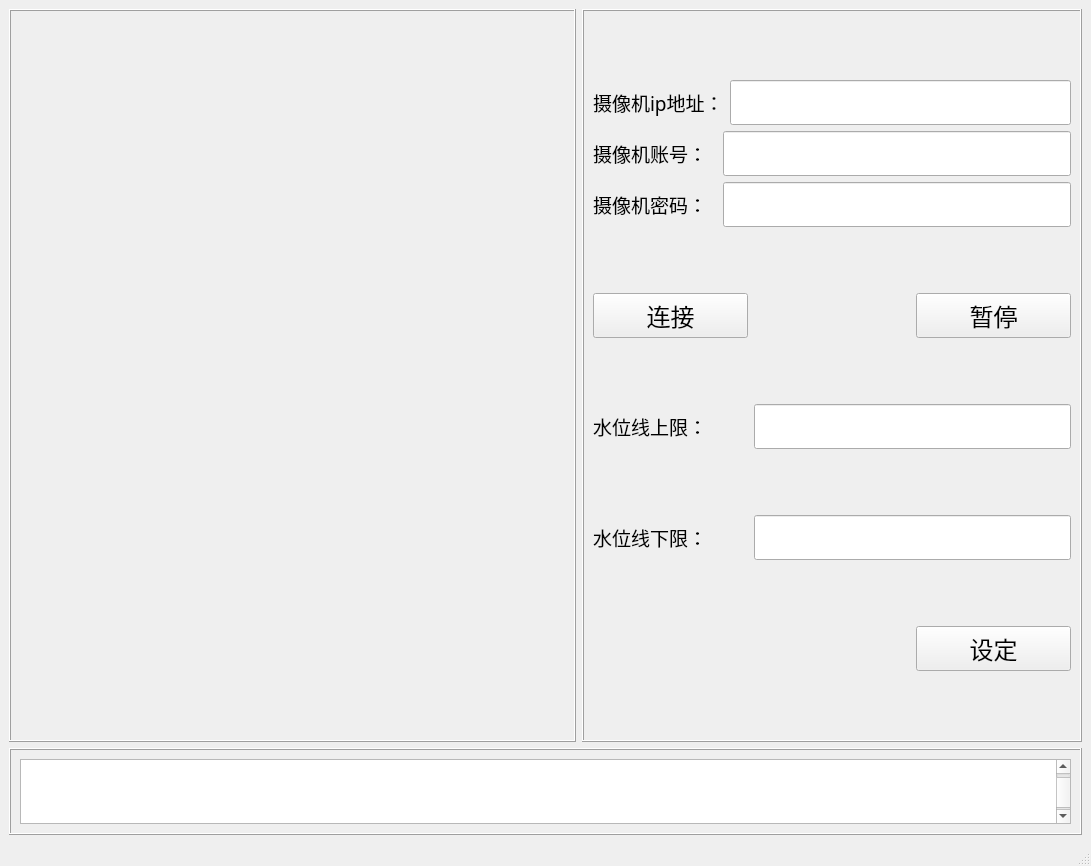
<?xml version="1.0" encoding="UTF-8"?>
<ui version="4.0">
 <class>CamShow</class>
 <widget class="QMainWindow" name="CamShow">
  <property name="geometry">
   <rect>
    <x>0</x>
    <y>0</y>
    <width>1091</width>
    <height>866</height>
   </rect>
  </property>
  <property name="windowTitle">
   <string>CamShow</string>
  </property>
  <widget class="QWidget" name="centralwidget">
   <layout class="QGridLayout" name="gridLayout">
    <item row="0" column="0">
     <widget class="QFrame" name="frame_2">
      <property name="frameShape">
       <enum>QFrame::Box</enum>
      </property>
      <property name="frameShadow">
       <enum>QFrame::Raised</enum>
      </property>
      <layout class="QHBoxLayout" name="horizontalLayout_4">
       <item>
        <widget class="QLabel" name="DispLb">
         <property name="minimumSize">
          <size>
           <width>500</width>
           <height>500</height>
          </size>
         </property>
         <property name="text">
          <string/>
         </property>
        </widget>
       </item>
      </layout>
     </widget>
    </item>
    <item row="1" column="0" colspan="2">
     <widget class="QFrame" name="frame_3">
      <property name="maximumSize">
       <size>
        <width>16777215</width>
        <height>87</height>
       </size>
      </property>
      <property name="frameShape">
       <enum>QFrame::Box</enum>
      </property>
      <property name="frameShadow">
       <enum>QFrame::Raised</enum>
      </property>
      <layout class="QHBoxLayout" name="horizontalLayout_5">
       <item>
        <widget class="QTextBrowser" name="MsgTE">
         <property name="font">
          <font>
           <family>黑体</family>
           <pointsize>36</pointsize>
          </font>
         </property>
         <property name="html">
          <string>&lt;!DOCTYPE HTML PUBLIC &quot;-//W3C//DTD HTML 4.0//EN&quot; &quot;http://www.w3.org/TR/REC-html40/strict.dtd&quot;&gt;
&lt;html&gt;&lt;head&gt;&lt;meta name=&quot;qrichtext&quot; content=&quot;1&quot; /&gt;&lt;style type=&quot;text/css&quot;&gt;
p, li { white-space: pre-wrap; }
&lt;/style&gt;&lt;/head&gt;&lt;body style=&quot; font-family:'黑体'; font-size:36pt; font-weight:400; font-style:normal;&quot;&gt;
&lt;p style=&quot;-qt-paragraph-type:empty; margin-top:0px; margin-bottom:0px; margin-left:0px; margin-right:0px; -qt-block-indent:0; text-indent:0px;&quot;&gt;&lt;br /&gt;&lt;/p&gt;&lt;/body&gt;&lt;/html&gt;</string>
         </property>
        </widget>
       </item>
      </layout>
     </widget>
    </item>
    <item row="0" column="1">
     <widget class="QFrame" name="frame">
      <property name="minimumSize">
       <size>
        <width>400</width>
        <height>0</height>
       </size>
      </property>
      <property name="maximumSize">
       <size>
        <width>500</width>
        <height>16777215</height>
       </size>
      </property>
      <property name="frameShape">
       <enum>QFrame::Box</enum>
      </property>
      <property name="frameShadow">
       <enum>QFrame::Raised</enum>
      </property>
      <layout class="QGridLayout" name="gridLayout_2">
       <item row="0" column="0" colspan="3">
        <layout class="QVBoxLayout" name="verticalLayout">
         <item>
          <layout class="QHBoxLayout" name="horizontalLayout">
           <item>
            <widget class="QLabel" name="cameraip">
             <property name="font">
              <font>
               <family>黑体</family>
               <pointsize>14</pointsize>
              </font>
             </property>
             <property name="text">
              <string>摄像机ip地址：</string>
             </property>
            </widget>
           </item>
           <item>
            <widget class="QLineEdit" name="ipaddress">
             <property name="maximumSize">
              <size>
               <width>16777215</width>
               <height>45</height>
              </size>
             </property>
             <property name="font">
              <font>
               <family>黑体</family>
               <pointsize>22</pointsize>
              </font>
             </property>
             <property name="text">
              <string/>
             </property>
            </widget>
           </item>
          </layout>
         </item>
         <item>
          <layout class="QHBoxLayout" name="horizontalLayout_2">
           <item>
            <widget class="QLabel" name="cameraaccount">
             <property name="font">
              <font>
               <family>黑体</family>
               <pointsize>14</pointsize>
              </font>
             </property>
             <property name="text">
              <string>摄像机账号：  </string>
             </property>
            </widget>
           </item>
           <item>
            <widget class="QLineEdit" name="account">
             <property name="maximumSize">
              <size>
               <width>16777215</width>
               <height>45</height>
              </size>
             </property>
             <property name="font">
              <font>
               <family>黑体</family>
               <pointsize>22</pointsize>
              </font>
             </property>
             <property name="text">
              <string/>
             </property>
            </widget>
           </item>
          </layout>
         </item>
         <item>
          <layout class="QHBoxLayout" name="horizontalLayout_3">
           <item>
            <widget class="QLabel" name="camerapassword">
             <property name="font">
              <font>
               <family>黑体</family>
               <pointsize>14</pointsize>
              </font>
             </property>
             <property name="text">
              <string>摄像机密码：  </string>
             </property>
            </widget>
           </item>
           <item>
            <widget class="QLineEdit" name="password">
             <property name="maximumSize">
              <size>
               <width>16777215</width>
               <height>45</height>
              </size>
             </property>
             <property name="font">
              <font>
               <family>黑体</family>
               <pointsize>12</pointsize>
              </font>
             </property>
             <property name="whatsThis">
              <string/>
             </property>
             <property name="text">
              <string/>
             </property>
             <property name="echoMode">
              <enum>QLineEdit::Password</enum>
             </property>
            </widget>
           </item>
          </layout>
         </item>
        </layout>
       </item>
       <item row="1" column="2">
        <widget class="QPushButton" name="StopBt">
         <property name="minimumSize">
          <size>
           <width>70</width>
           <height>40</height>
          </size>
         </property>
         <property name="maximumSize">
          <size>
           <width>16777215</width>
           <height>45</height>
          </size>
         </property>
         <property name="font">
          <font>
           <family>黑体</family>
           <pointsize>18</pointsize>
          </font>
         </property>
         <property name="cursor">
          <cursorShape>PointingHandCursor</cursorShape>
         </property>
         <property name="text">
          <string>暂停</string>
         </property>
        </widget>
       </item>
       <item row="2" column="0">
        <widget class="QLabel" name="camerapassword_2">
         <property name="font">
          <font>
           <family>黑体</family>
           <pointsize>14</pointsize>
          </font>
         </property>
         <property name="text">
          <string>水位线上限：</string>
         </property>
        </widget>
       </item>
       <item row="2" column="1" colspan="2">
        <widget class="QLineEdit" name="max">
         <property name="maximumSize">
          <size>
           <width>16777215</width>
           <height>45</height>
          </size>
         </property>
         <property name="font">
          <font>
           <family>黑体</family>
           <pointsize>22</pointsize>
          </font>
         </property>
         <property name="text">
          <string/>
         </property>
        </widget>
       </item>
       <item row="3" column="0">
        <widget class="QLabel" name="camerapassword_3">
         <property name="font">
          <font>
           <family>黑体</family>
           <pointsize>14</pointsize>
          </font>
         </property>
         <property name="text">
          <string>水位线下限：</string>
         </property>
        </widget>
       </item>
       <item row="3" column="1" colspan="2">
        <widget class="QLineEdit" name="min">
         <property name="maximumSize">
          <size>
           <width>16777215</width>
           <height>45</height>
          </size>
         </property>
         <property name="font">
          <font>
           <family>黑体</family>
           <pointsize>22</pointsize>
          </font>
         </property>
         <property name="text">
          <string/>
         </property>
        </widget>
       </item>
       <item row="4" column="2">
        <widget class="QPushButton" name="apply">
         <property name="minimumSize">
          <size>
           <width>70</width>
           <height>40</height>
          </size>
         </property>
         <property name="maximumSize">
          <size>
           <width>16777215</width>
           <height>45</height>
          </size>
         </property>
         <property name="font">
          <font>
           <family>黑体</family>
           <pointsize>18</pointsize>
          </font>
         </property>
         <property name="cursor">
          <cursorShape>PointingHandCursor</cursorShape>
         </property>
         <property name="text">
          <string>设定</string>
         </property>
        </widget>
       </item>
       <item row="1" column="0">
        <widget class="QPushButton" name="ShowBt">
         <property name="minimumSize">
          <size>
           <width>70</width>
           <height>40</height>
          </size>
         </property>
         <property name="maximumSize">
          <size>
           <width>16777215</width>
           <height>45</height>
          </size>
         </property>
         <property name="font">
          <font>
           <family>黑体</family>
           <pointsize>18</pointsize>
          </font>
         </property>
         <property name="cursor">
          <cursorShape>PointingHandCursor</cursorShape>
         </property>
         <property name="text">
          <string>连接</string>
         </property>
        </widget>
       </item>
      </layout>
     </widget>
    </item>
   </layout>
  </widget>
  <widget class="QMenuBar" name="menubar">
   <property name="geometry">
    <rect>
     <x>0</x>
     <y>0</y>
     <width>1091</width>
     <height>23</height>
    </rect>
   </property>
  </widget>
  <widget class="QStatusBar" name="statusbar"/>
 </widget>
 <resources/>
 <connections/>
</ui>
